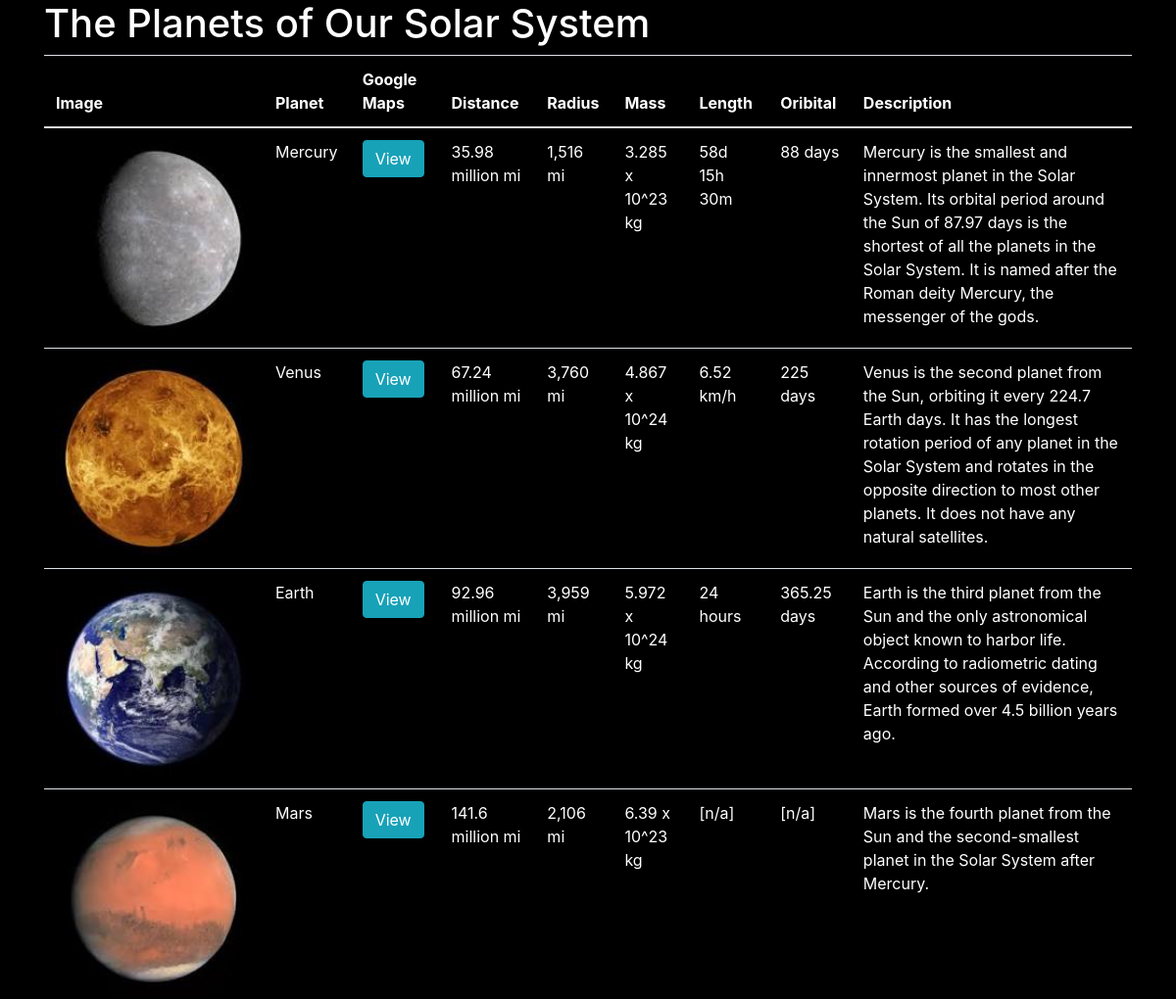
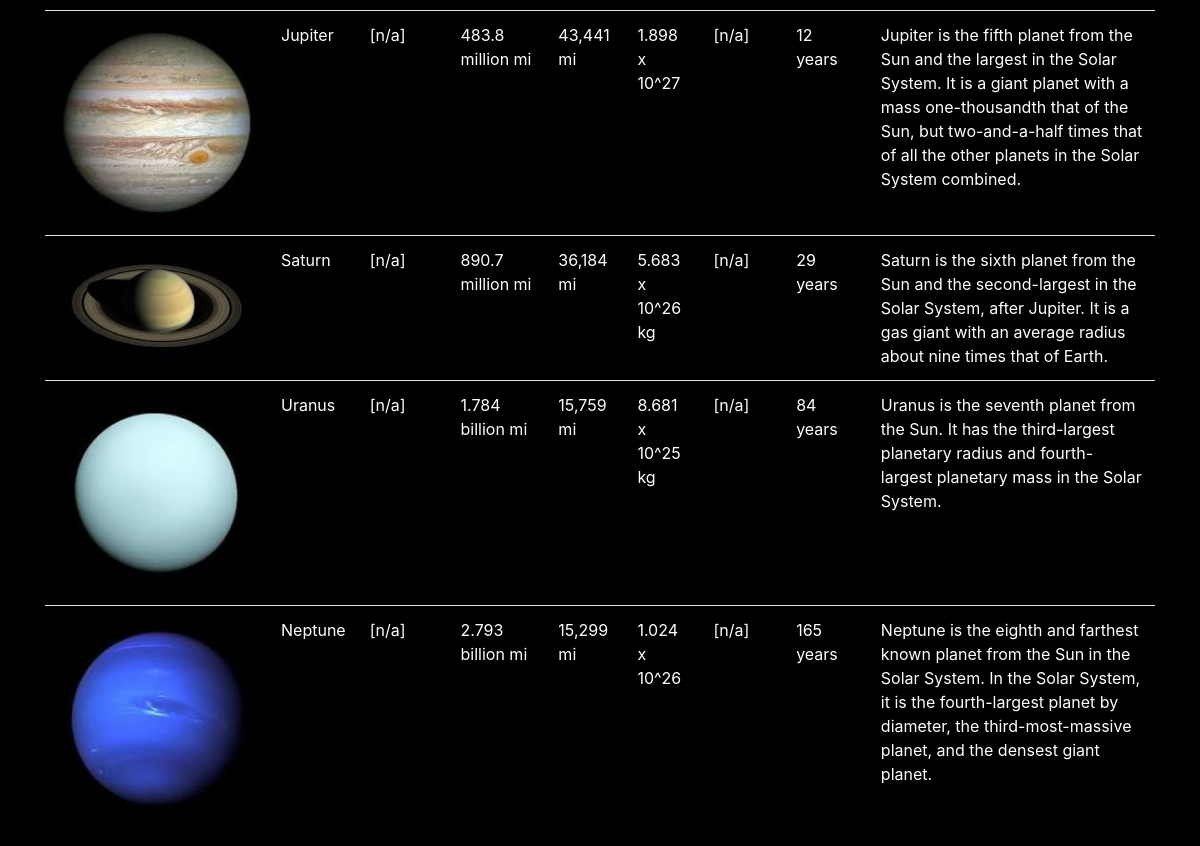
The page / on the database its author committed (2 pictures, top to bottom).
### tables this page shows
CREATE TABLE `planets` (
  `id` int(11) NOT NULL,
  `planetname` varchar(20) NOT NULL,
  `description` tinytext NOT NULL,
  `googlelink` varchar(100) NOT NULL,
  `distancefromsun` varchar(30) NOT NULL,
  `radius` varchar(30) NOT NULL,
  `mass` varchar(30) NOT NULL,
  `lengthofday` varchar(30) NOT NULL,
  `orbital` varchar(30) NOT NULL
);

### planetscode.php (the view, shortened to what this page needs)
<?php
$servername = "localhost";
$username = "username";
$password = "password";
$dbname = "database";
$conn = new mysqli($servername, $username, $password, $dbname);
$sql = "SELECT * FROM planets";
$result = $conn->query($sql);
if ($result->num_rows > 0) {
    while($row = $result->fetch_assoc()) {
echo '<tr>';
echo '<td>';
echo '<img src="images/'.strtolower($row["planetname"]).'.jpg" style="width:200px;">';
echo '</td>';
echo '<td>';
echo $row["planetname"];
echo '</td>';
echo '<td>';
if($row["googlelink"] == '') {
echo '[n/a]';
} else {
echo '<a href="http://'.$row["googlelink"].'" target="_blank"  class="btn btn-info">View</a>';
}
echo '</td>';
echo '<td>';
echo $row["distancefromsun"];
echo '</td>';
echo '<td>';
echo $row["radius"];
echo '</td>';
echo '<td>';
echo $row["mass"];
echo '</td>';
echo '<td>';
echo $row["lengthofday"];
echo '</td>';
echo '<td>';
echo $row["orbital"];
echo '</td>';
echo '<td>';
echo $row["description"];
echo '</td>';
echo '</tr>';
}
} else {
    echo "0 results";
}
?>

### index.php (shortened to what this page needs)
<!doctype html>
<html lang="en">
<head>
<link rel="stylesheet" href="https://maxcdn.bootstrapcdn.com/bootstrap/4.0.0/css/bootstrap.min.css">
</head>
<body style="background-color:black;color:white;">
<div class="container">
<div class="row">
<div class="col-lg-12">
<h1>The Planets of Our Solar System</h1>
<table class="table table-responsive table-hover">
<thead>
<tr>
<th>Image</th>
<th>Planet</th>
<th>Google Maps</th>
<th>Distance</th>
<th>Radius</th>
<th>Mass</th>
<th>Length</th>
<th>Oribital</th>
<th>Description</th>
</tr>
</thead>
<tbody>
<? include 'planetscode.php'; ?>
</tbody>
</table>
</div>
</div>
</div>
</body>
</html>

### rows shown on the page
planets: shows a picture, planetname "Mercury", distancefromsun "35.98 million mi", radius "1,516 mi", mass "3.285 x 10^23 kg", lengthofday "58d 15h 30m", orbital "88 days", description "Mercury is the smallest and innermost planet in the Solar System. Its orbital period around the Sun of 87.97 days is the shortest of all the planets in the Solar System. It is named after the Roman deity Mercury, the messenger of the gods."
planets: shows a picture, planetname "Venus", distancefromsun "67.24 million mi", radius "3,760 mi", mass "4.867 x 10^24 kg", lengthofday "6.52 km/h", orbital "225 days", description "Venus is the second planet from the Sun, orbiting it every 224.7 Earth days. It has the longest rotation period of any planet in the Solar System and rotates in the opposite direction to most other planets. It does not have any natural satellites."
planets: shows a picture, planetname "Earth", distancefromsun "92.96 million mi", radius "3,959 mi", mass "5.972 x 10^24 kg", lengthofday "24 hours", orbital "365.25 days", description "Earth is the third planet from the Sun and the only astronomical object known to harbor life. According to radiometric dating and other sources of evidence, Earth formed over 4.5 billion years ago."
planets: shows a picture, planetname "Mars", distancefromsun "141.6 million mi", radius "2,106 mi", mass "6.39 x 10^23 kg", lengthofday "[n/a]", orbital "[n/a]", description "Mars is the fourth planet from the Sun and the second-smallest planet in the Solar System after Mercury."
planets: shows a picture, planetname "Jupiter", googlelink "[n/a]", distancefromsun "483.8 million mi", radius "43,441 mi", mass "1.898 x 10^27", lengthofday "[n/a]", orbital "12 years", description "Jupiter is the fifth planet from the Sun and the largest in the Solar System. It is a giant planet with a mass one-thousandth that of the Sun, but two-and-a-half times that of all the other planets in the Solar System combined."
planets: shows a picture, planetname "Saturn", googlelink "[n/a]", distancefromsun "890.7 million mi", radius "36,184 mi", mass "5.683 x 10^26 kg", lengthofday "[n/a]", orbital "29 years", description "Saturn is the sixth planet from the Sun and the second-largest in the Solar System, after Jupiter. It is a gas giant with an average radius about nine times that of Earth."
planets: shows a picture, planetname "Uranus", googlelink "[n/a]", distancefromsun "1.784 billion mi", radius "15,759 mi", mass "8.681 x 10^25 kg", lengthofday "[n/a]", orbital "84 years", description "Uranus is the seventh planet from the Sun. It has the third-largest planetary radius and fourth-largest planetary mass in the Solar System."
planets: shows a picture, planetname "Neptune", googlelink "[n/a]", distancefromsun "2.793 billion mi", radius "15,299 mi", mass "1.024 x 10^26", lengthofday "[n/a]", orbital "165 years", description "Neptune is the eighth and farthest known planet from the Sun in the Solar System. In the Solar System, it is the fourth-largest planet by diameter, the third-most-massive planet, and the densest giant planet."
